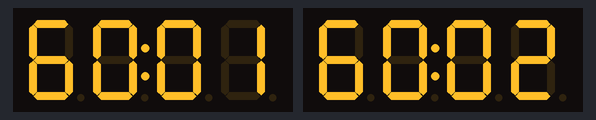
Recording of a sketch running on a simulated Arduino Uno, built with avr-gcc and run on an emulated ATmega328P. Shown: 2 × 4-digit seven-segment display.

Above: at 0.2 s.
At 4.98 s:
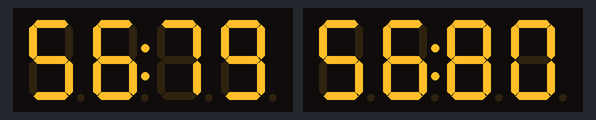
At 10.09 s:
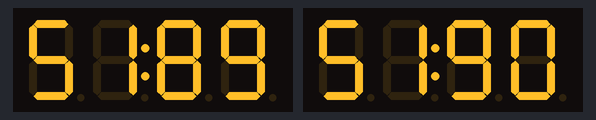
At 19.97 s:
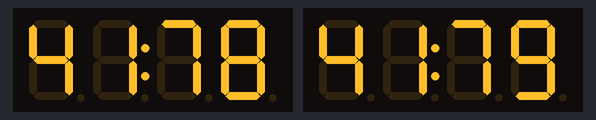
At 29.86 s:
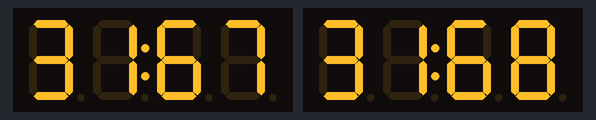
At 39.75 s:
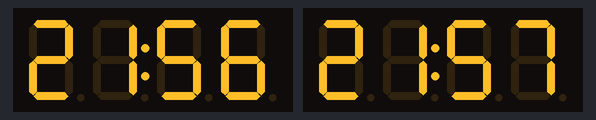

The sketch:

timer_payawan_muko.ino.ino
```cpp
#include <TimerOne.h>
//#include <avr/pgmspace.h>
#include "TM1637.h"
#define ON 1
#define OFF 0

int8_t TimeDisp[] = {0x00,0x00,0x00,0x00};
unsigned char ClockPoint = 1;
unsigned char Update;
unsigned char Update1;
unsigned char microsecond_10 = 0;
unsigned char second=60;
unsigned char _microsecond_10 = 0;
unsigned char _second=60;
//unsigned int eepromaddr;
//boolean Flag_ReadTime;

#define CLK 14//pins definitions for TM1637 and can be changed to other ports
#define DIO 18
TM1637 tm1637(CLK,DIO);
#define CLK1 17//pins definitions for TM1637 and can be changed to other ports
#define DIO1 19
TM1637 tm16371(CLK1,DIO1);


void setup()
{
  Serial.begin(9600);
  tm1637.set(BRIGHT_TYPICAL);//BRIGHT_TYPICAL = 2,BRIGHT_DARKEST = 0,BRIGHTEST = 7;
  tm1637.init();
  Timer1.initialize(10000);//timing for 10ms
  Timer1.attachInterrupt(TimingISR);//declare the interrupt serve routine:TimingISR
  Timer1.attachInterrupt(TimingISR1);//declare the i

  tm16371.set(BRIGHT_TYPICAL);//BRIGHT_TYPICAL = 2,BRIGHT_DARKEST = 0,BRIGHTEST = 7;
  tm16371.init();


  Timer1.attachInterrupt(TimingISR1);//declare the interrupt serve routine:TimingISR

}
void loop()
{

  if(Update == ON)
  {
    TimeUpdate();
    tm1637.display(TimeDisp);
    TimeUpdate1();
    tm16371.display(TimeDisp);


  }
}
//************************************************
void TimingISR()
{
  microsecond_10 ++;
  Update = ON;
  if(microsecond_10 == 100){
    second --;
    if(second == 0)
    {
      second = 30;
    }
    microsecond_10 = 0;

  }
  ClockPoint = (~ClockPoint) & 0x01;
   _microsecond_10 = microsecond_10;
    _second = second;
}
void TimingISR1()
{
  microsecond_10 ++;
  Update = ON;
  if(microsecond_10 == 100){
    second --;
    if(second == 0)
    {
      second = 60;
    }
    microsecond_10 = 0;

  }
  ClockPoint = (~ClockPoint) & 0x01;
   _microsecond_10 = microsecond_10;
    _second = second;
}
void TimingISR2()
{
  microsecond_10 ++;
  Update = ON;
  if(microsecond_10 == 100){
    second --;
    if(second == 0)
    {
      second = 60;
    }
    microsecond_10 = 0;

  }
  ClockPoint = (~ClockPoint) & 0x01;
   _microsecond_10 = microsecond_10;
    _second = second;
}
void TimingISR3()
{
  microsecond_10 ++;
  Update = ON;
  if(microsecond_10 == 100){
    second --;
    if(second == 0)
    {
      second = 60;
    }
    microsecond_10 = 0;

  }
  ClockPoint = (~ClockPoint) & 0x01;
   _microsecond_10 = microsecond_10;
    _second = second;
}
void TimeUpdate(void)
{
  if(ClockPoint)tm1637.point(POINT_ON);//POINT_ON = 1,POINT_OFF = 0;
  else tm1637.point(POINT_ON);
  TimeDisp[2] = _microsecond_10 / 10;
  TimeDisp[3] = _microsecond_10 % 10;
  TimeDisp[0] = _second / 10;
  TimeDisp[1] = _second % 10;
  Update = OFF;
}
void TimeUpdate1(void)
{
  if(ClockPoint)tm16371.point(POINT_ON);//POINT_ON = 1,POINT_OFF = 0;
  else tm16371.point(POINT_ON);
  TimeDisp[2] = _microsecond_10 / 10;
  TimeDisp[3] = _microsecond_10 % 10;
  TimeDisp[0] = _second / 10;
  TimeDisp[1] = _second % 10;
  Update = OFF;
}
```
